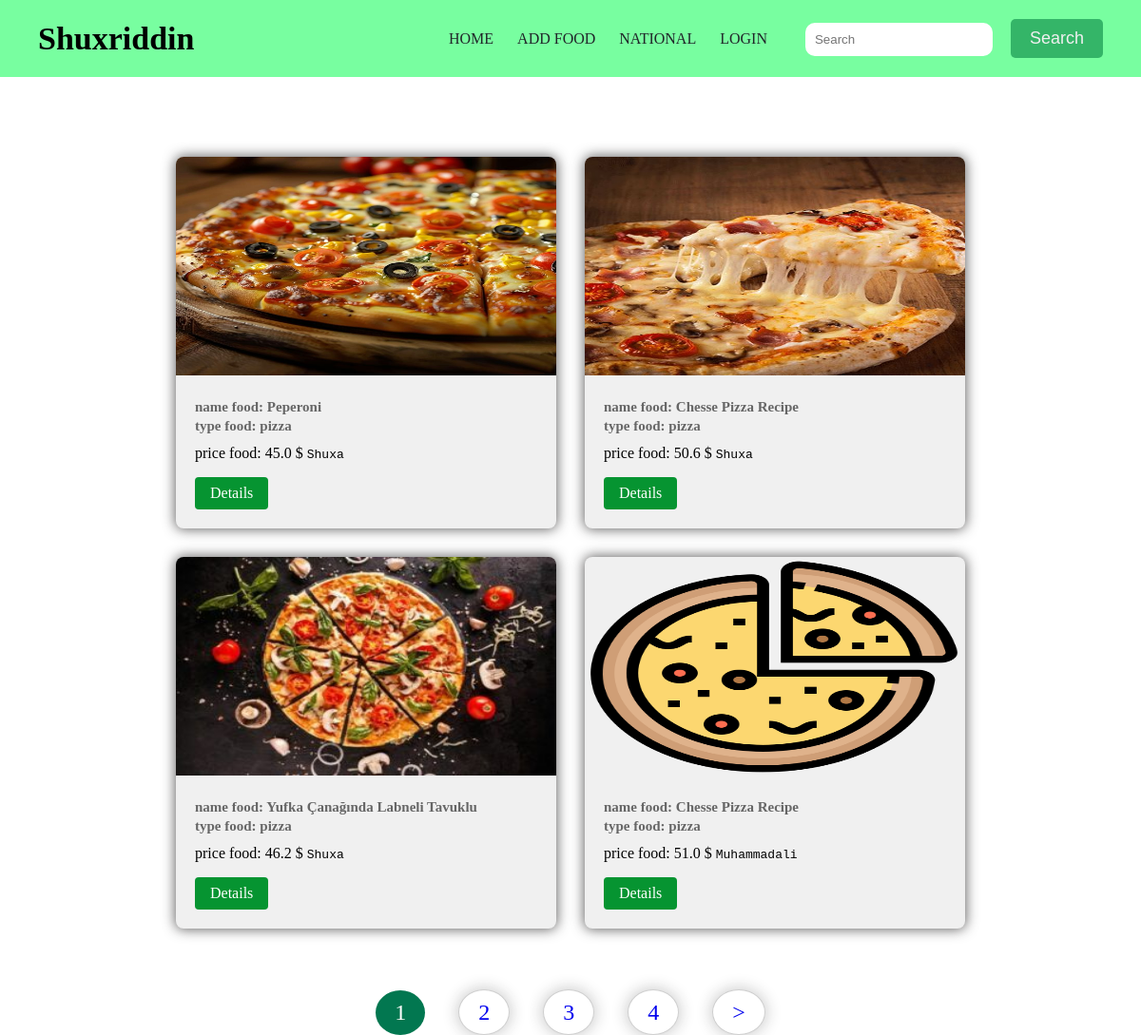
Page /food/index/ on the committed database.
### app/models.py (models this page shows, shortened)
class FoodApp(models.Model):
    user_name = models.ForeignKey(User, on_delete=models.CASCADE, default=1)  # food qo`shishda default=1 bo`lganligi sabab Shuxa ni tanlab ko`rsatadi
    name_food = models.CharField(max_length=100)
    type_food = models.CharField(max_length=200)
    price_food = models.FloatField(default=45.000)
    image_food = models.ImageField(upload_to='food_image', default='pic.jpg')
    description_food = models.TextField()

### app/views.py (the view)
# urls.py: path('index/', views.IndexClassViews.as_view(), name='index'),
class IndexClassViews(ListView):
    model = FoodApp
    template_name = 'food/index.html'
    context_object_name = 'food'
    paginate_by = 4
    def get_queryset(self) -> QuerySet[Any]:
        queryset = super().get_queryset()
        q = self.request.GET.get('q')
        if q:
            multipy_q = Q(Q(name_food__icontains=q) | Q(type_food__icontains=q) | Q(price_food__icontains=q))
            queryset = queryset.filter(multipy_q)
        return queryset

### app/templates/food/index.html (shortened to what this page needs)
{% extends 'food/base.html' %}
    {% block body %}
    <div class="card-container">
        {% for line in food %}
        <div class="card">
            <img src="{{ line.image_food.url }}" alt="">
            <div class="card-content">
                <div class="card-box">
                    <h2>name food: {{ line.name_food }}</h2>
                    <h3>type food: {{ line.type_food }}</h3>
                    <span>price food: {{ line.price_food }} $</span>
                    <code>{{ line.user_name }}</code>
                    <br>
                    <a class="btn" href="{% url 'details' line.id %}">Details</a>
                </div>
            </div>
        </div>
        {% endfor %}
    </div>
    <div class="container-paginator">
        {% if page_obj.has_other_pages %}
        <nav class="nav">
            <ul class="nav-list-pages">
                {% for p in page_obj.paginator.page_range %}
                {% if page_obj.number == p %}
                <li class="page-num page-num-selected">{{ p }}</li>
                {% else %}
                <li class="page-num">
                    <a href="?page={{ p }}">{{ p }}</a>
                </li>
                {% endif %}
                {% endfor %}
                {% if page_obj.has_next %}
                <li class="page-num">
                    <a href="?page={{ page_obj.next_page_number }}">&gt;</a>
                </li>
                {% endif %}
            </ul>
        </nav>
        {% endif %}
    </div>
    {% endblock %}

### app/templates/food/base.html (shortened to what this page needs)
{% load static %}
<!DOCTYPE html>
<html lang="en">
<head>
    <link rel="stylesheet" href="{% static 'food/style.css' %}">
</head>
<body>
    <div class="container-base">
        <div class="logo-box">
            <a href="{% url 'index' %}">Shuxriddin</a>
        </div>
        <nav class="navbar">
            <ul class="nav-list">
                <li class="nav-item">
                    <a href="{% url 'index' %}" class="nav-link">
                        Home
                    </a>
                </li>
                <li class="nav-item">
                    <a href="{% url 'create' %}" class="nav-link">
                        Add Food
                    </a>
                </li>
                <li class="nav-item">
                    <a href="" class="nav-link">
                        National
                    </a>
                </li>
                <li class="nav-item">
                    {% if user.is_authenticated %}
                    <a href="{% url 'profile' %}" class="nav-link profile">Profile</a>
                    <a href="{% url 'logout' %}" class="nav-link">
                        Logout
                    </a>
                    {% else %}
                    <a href="{% url 'login' %}" class="nav-link">Login</a>
                    {% endif %}
                </li>
            </ul>
            <form class="flex" role="search" method="GET">
                <input class="form-control" type="search" name="q" placeholder="Search" aria-label="Search">
                <button class="btn btn-outline-success" type="submit">Search</button>
            </form>
        </nav>
    </div>
    {% block body %}
    {% endblock %}
</body>
</html>

### app/static/food/style.css (style rules this page uses)
*, *::after, *::before { margin: 0; padding: 0; box-sizing: border-box; }
body { font-family: Cambria, Cochin, Georgia, Times, 'Times New Roman', serif, sans-serif; max-width: 1920px; margin: 0 auto; }
ul { list-style-type: none; }
a { text-decoration: none; }
.btn { padding: 10px 20px; background: #069431; border-radius: 15px; }
.container-base { position: fixed; left: 0; right: 0; top: 0; width: 100%; background: #78fea0; display: flex; align-items: center; justify-content: space-between; padding: 20px 40px; }
.logo-box a { position: relative; font-size: 34px; font-weight: 800; color: #000; }
.navbar, .nav-list { display: flex; align-items: center; justify-content: space-between; }
.nav-list { margin-right: 40px; }
.nav-item:not(:last-child) { margin-right: 25px; }
.nav-link { text-transform: uppercase; font-size: 16px; font-weight: 400; color: #212529; transition: color .3s ease-in-out; }
.form-control { border-radius: 10px; padding: 10px; border: none; margin-right: 15px; }
.btn-outline-success { background-color: #34b568; border: none; padding: 10px 20px; border-radius: 5px; color: #f0f0f0; font-size: 18px; cursor: pointer; transition: background-color .3s ease-in-out; }
.card-container { display: flex; justify-content: center; flex-wrap: wrap; padding-top: 150px; }
.card { width: 400px; background-color: #f0f0f0; border-radius: 8px; overflow: hidden; box-shadow: 0px 0px 13px 1px rgba(33, 32, 32, 0.693); margin: 15px; transition: transform .3s ease-in-out; }
.card img { z-index: -1; width: 100%; height: 230px; transition: transform .3s ease-in-out; }
.card-box { padding: 20px; }
.card-content h2, h3, h4, h5 { color: #666; font-size: 15px; line-height: 1.3; }
.card-content .btn { display: inline-block; padding: 8px 16px; background-color: #069431; text-decoration: none; border-radius: 4px; margin-top: 16px; color: #fff; margin-right: 15px; }
.card-box h1, h3 { margin-bottom: 10px; }
.container-paginator { padding-top: 50px; display: flex; align-items: center; justify-content: center; width: 100%; }
.nav-list-pages { list-style: none; display: flex; align-items: center; justify-content: center; width: 100%; }
.page-num { transition: background .3s ease-in-out, color .3s ease-in-out, border .3s ease-in-out; }
.page-num:not(:last-child) { margin-right: 35px; }
.page-num a { padding: 10px 20px; border-radius: 50%; font-size: 24px; border: 1px solid rgba(33, 32, 32, 0.217); box-shadow: 0 0 15px 2px rgba(33, 32, 32, 0.217); transition: background .3s ease-in-out, color .3s ease-in-out, border .3s ease-in-out; }
.page-num-selected { color: #fff; padding: 10px 20px; border-radius: 50%; background: #027750; font-size: 24px; }

### rows in the picture
FoodApp: image_food (picture), name_food "Peperoni", type_food "pizza", price_food "45.0", user_name "Shuxa"
FoodApp: image_food (picture), name_food "Chesse Pizza Recipe", type_food "pizza", price_food "50.6", user_name "Shuxa"
FoodApp: image_food (picture), name_food "Yufka Çanağında Labneli Tavuklu", type_food "pizza", price_food "46.2", user_name "Shuxa"
FoodApp: image_food (picture), name_food "Chesse Pizza Recipe", type_food "pizza", price_food "51.0", user_name "Muhammadali"

### other values in the picture
{{ p }} "1"
{{ p }} "2" "3" "4"
